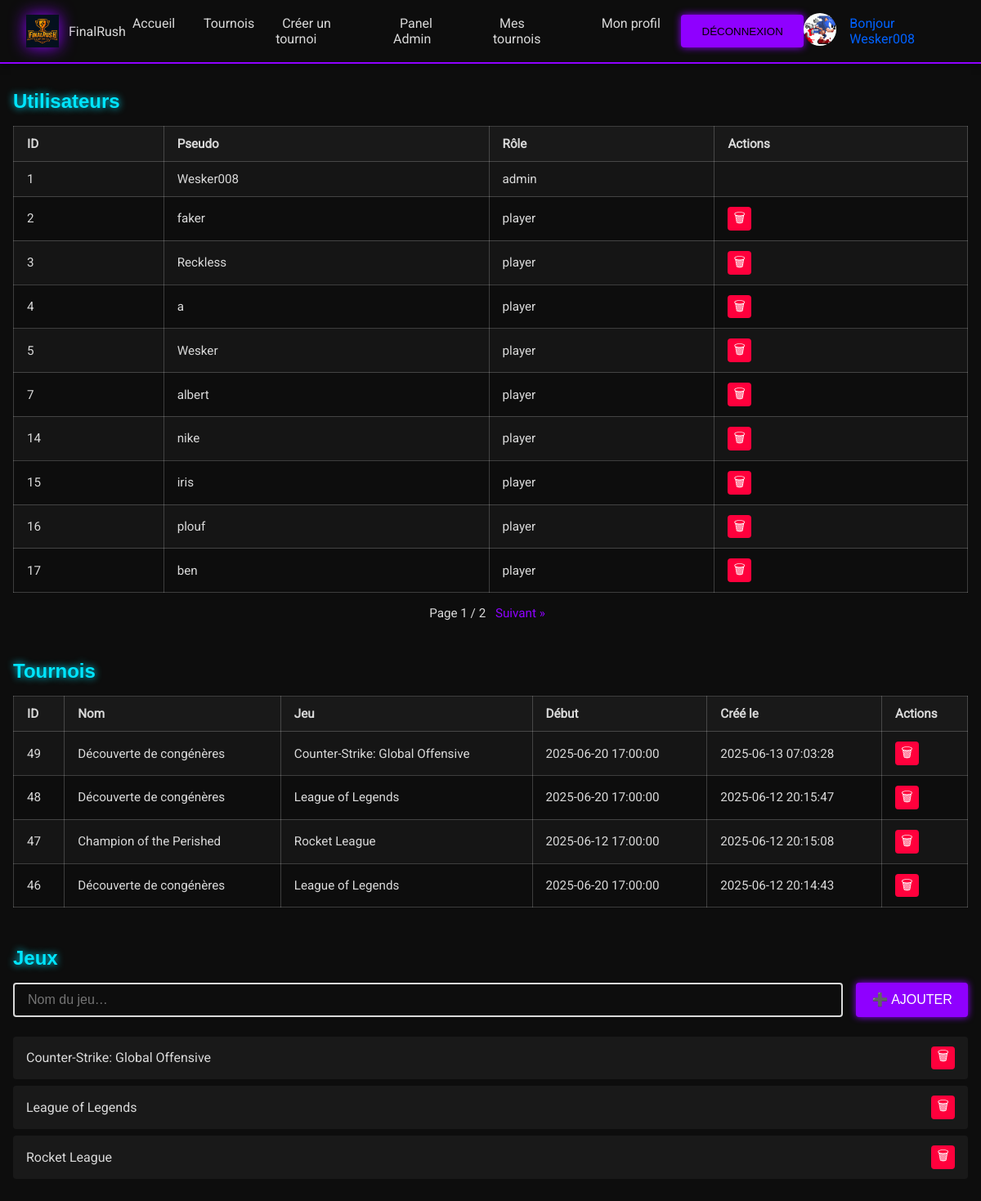
The app's page /Admin-Panel.php (signed in), older data.
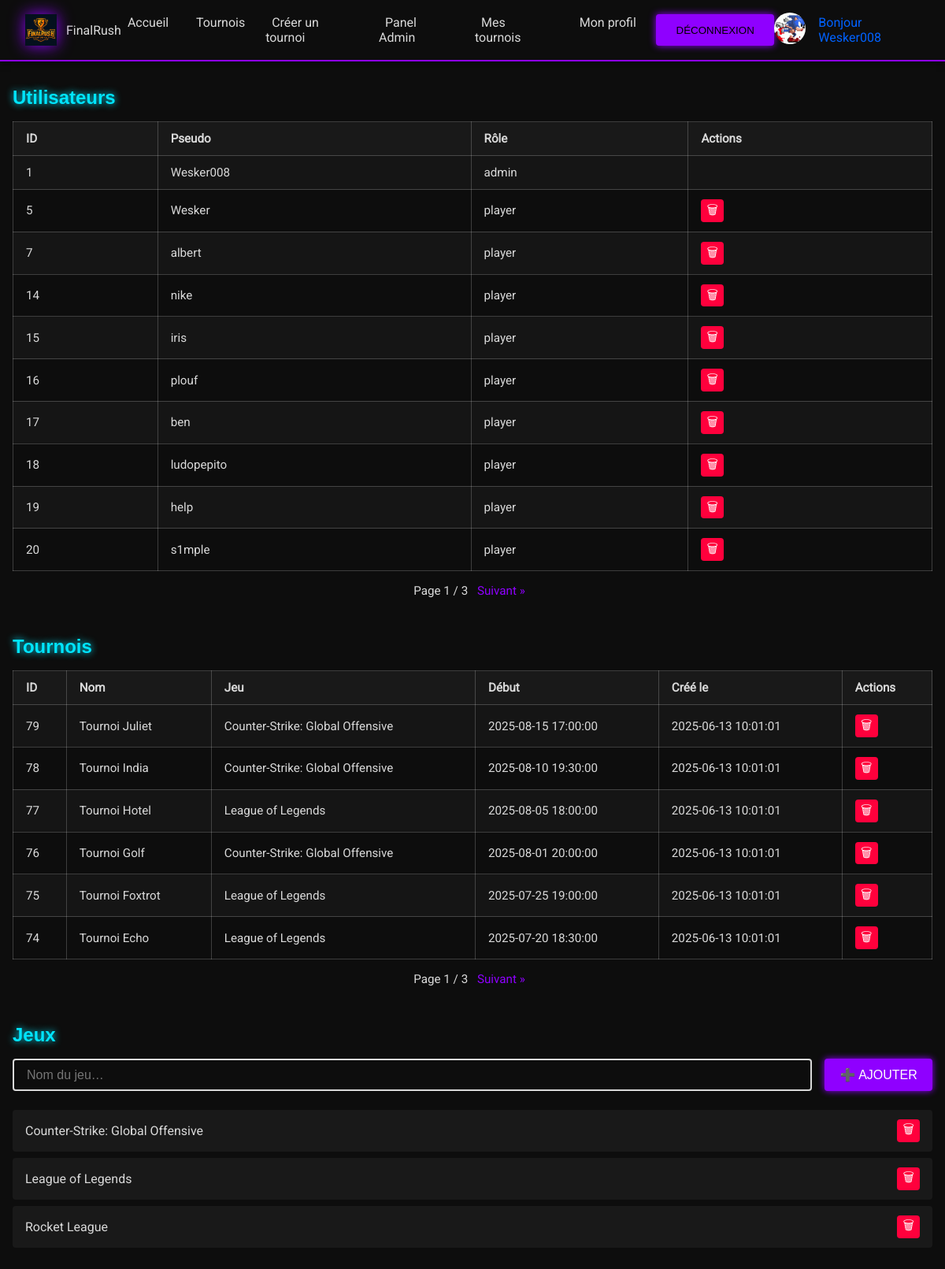
The same page, newer data.
### tables this page shows
CREATE TABLE `users` (
  `id` int NOT NULL,
  `username` varchar(255) NOT NULL,
  `password` varchar(255) NOT NULL,
  `role` varchar(255) NOT NULL,
  `color` varchar(255) NOT NULL DEFAULT ' #FFFFFF ',
  `avatar` varchar(255) NOT NULL DEFAULT 'default-avatar.jpg'
);

CREATE TABLE `tournaments` (
  `id` int NOT NULL,
  `name` varchar(255) NOT NULL,
  `description` varchar(255) NOT NULL,
  `start_date` datetime NOT NULL,
  `created_at` datetime NOT NULL,
  `is_closed` tinyint(1) NOT NULL DEFAULT '0',
  `max_players` int NOT NULL DEFAULT '8',
  `game_id` int
);

CREATE TABLE `games` (
  `id` int NOT NULL,
  `name` varchar(100) NOT NULL
);

### Admin-Panel.php (the view, shortened to what the changed rows need)
<?php
include("essentiel.php");
include("nav.php");
$usersPerPage = 10;
$page         = max(1, (int)($_GET['page']         ?? 1));
$offset       = ($page - 1) * $usersPerPage;
$totalUsers   = (int)$bdd->query("SELECT COUNT(*) FROM users")->fetchColumn();
$totalPages   = ceil($totalUsers / $usersPerPage);
$stmtU = $bdd->prepare(
    "SELECT id, username, role
       FROM users
      ORDER BY id ASC
      LIMIT :l OFFSET :o"
);
$stmtU->bindValue(':l', $usersPerPage, PDO::PARAM_INT);
$stmtU->bindValue(':o', $offset,       PDO::PARAM_INT);
$stmtU->execute();
$users = $stmtU->fetchAll(PDO::FETCH_ASSOC);
$tournoisPerPage  = 6;
$pageTournoi      = max(1, (int)($_GET['page_tournoi'] ?? 1));
$offsetTournoi    = ($pageTournoi - 1) * $tournoisPerPage;
$totalTournois    = (int)$bdd->query("SELECT COUNT(*) FROM tournaments")->fetchColumn();
$totalPagesTournoi= ceil($totalTournois / $tournoisPerPage);
$stmtT = $bdd->prepare("
  SELECT t.id, t.name, t.start_date, t.created_at, g.name AS game_name
    FROM tournaments t
LEFT JOIN games g ON g.id = t.game_id
   ORDER BY t.id DESC
   LIMIT :l OFFSET :o
");
$stmtT->bindValue(':l', $tournoisPerPage, PDO::PARAM_INT);
$stmtT->bindValue(':o', $offsetTournoi,   PDO::PARAM_INT);
$stmtT->execute();
$tournaments = $stmtT->fetchAll(PDO::FETCH_ASSOC);
$games = $bdd->query("SELECT id, name FROM games ORDER BY name ASC")
             ->fetchAll(PDO::FETCH_ASSOC);
?>
<!DOCTYPE html>
<html lang="fr">
<head>
  <link rel="stylesheet" href="assets/css/style.css">
</head>
<body>
  <div class="admin-panel">
    <section>
      <h2>Utilisateurs</h2>
      <table>
        <thead>
          <tr><th>ID</th><th>Pseudo</th><th>Rôle</th><th>Actions</th></tr>
        </thead>
        <tbody>
        <?php foreach ($users as $u): ?>
          <tr>
            <td><?= $u['id'] ?></td>
            <td><?= htmlspecialchars($u['username'], ENT_QUOTES) ?></td>
            <td><?= htmlspecialchars($u['role'],     ENT_QUOTES) ?></td>
            <td>
              <?php if ($u['id'] !== $_SESSION['user_id']): ?>
                <a href="?delete_user=<?= $u['id'] ?>&page=<?= $page ?>&page_tournoi=<?= $pageTournoi ?>"
                   class="delete"
                   onclick="return confirm('Supprimer cet utilisateur ?');"
                >🗑</a>
              <?php endif; ?>
            </td>
          </tr>
        <?php endforeach; ?>
        </tbody>
      </table>
      <?php if ($totalPages > 1): ?>
        <div class="pagination">
          Page <?= $page ?> / <?= $totalPages ?>
          <?php if ($page < $totalPages): ?>
            <a href="?page=<?= $page+1 ?>&page_tournoi=<?= $pageTournoi ?>">Suivant &raquo;</a>
          <?php endif; ?>
        </div>
      <?php endif; ?>
    </section>
    <section>
      <h2>Tournois</h2>
      <table>
        <thead>
          <tr>
            <th>ID</th><th>Nom</th><th>Jeu</th>
            <th>Début</th><th>Créé le</th><th>Actions</th>
          </tr>
        </thead>
        <tbody>
        <?php foreach ($tournaments as $t): ?>
          <tr>
            <td><?= $t['id'] ?></td>
            <td><?= htmlspecialchars($t['name'],      ENT_QUOTES) ?></td>
            <td><?= htmlspecialchars($t['game_name'], ENT_QUOTES) ?></td>
            <td><?= $t['start_date'] ?></td>
            <td><?= $t['created_at'] ?></td>
            <td>
              <a href="?delete_tournament=<?= $t['id'] ?>&page=<?= $page ?>&page_tournoi=<?= $pageTournoi ?>"
                 class="delete"
                 onclick="return confirm('Supprimer ce tournoi ?');"
              >🗑</a>
            </td>
          </tr>
        <?php endforeach; ?>
        </tbody>
      </table>
      <?php if ($totalPagesTournoi > 1): ?>
        <div class="pagination">
          Page <?= $pageTournoi ?> / <?= $totalPagesTournoi ?>
          <?php if ($pageTournoi < $totalPagesTournoi): ?>
            <a href="?page_tournoi=<?= $pageTournoi+1 ?>&page=<?= $page ?>">Suivant &raquo;</a>
          <?php endif; ?>
        </div>
      <?php endif; ?>
    </section>
    <section>
      <h2>Jeux</h2>
      <ul class="game-list">
        <?php foreach ($games as $g): ?>
          <li>
            <?= htmlspecialchars($g['name'], ENT_QUOTES) ?>
            <a href="?delete_game=<?= $g['id'] ?>&page=<?= $page ?>&page_tournoi=<?= $pageTournoi ?>"
               class="delete"
               onclick="return confirm('Supprimer ce jeu ?');"
            >🗑</a>
          </li>
        <?php endforeach; ?>
      </ul>
    </section>
  </div>
</body>
</html>

### nav.php (shortened to what the changed rows need)
<?php
if (isset($_SESSION['user_id'])) {
  include_once("essentiel.php");
  $requestSelect = $bdd->prepare('
    SELECT avatar, color
      FROM users
     WHERE id = ?
  ');
  $requestSelect->execute([$_SESSION['user_id']]);
  $request = $requestSelect->fetch(PDO::FETCH_ASSOC) ?: [];
}
?>
<!DOCTYPE html>
<html lang="fr">
<head>
  <link rel="stylesheet" href="assets/css/style.css">
</head>
<body>
  <header class="navbar">
    <div class="navbar-user">
      <?php if (!empty($_SESSION['user_id'])): ?>
        <div class="nav-avatars-container">
          <a href="profile.php">
            <img
              src="uploads/avatars/<?= htmlspecialchars($request['avatar']   ?? 'default.png', ENT_QUOTES) ?>"
              alt="Avatar"
              class="nav-avatar"
            >
          </a>
        </div>
        <?php
          $usernameColor = $request['color'] ?? '#d9d9d9';
        ?>
        <span class="username-nav" style="color:<?= htmlspecialchars($usernameColor, ENT_QUOTES) ?>;">
          Bonjour <?= htmlspecialchars($_SESSION['username'], ENT_QUOTES) ?>
        </span>
      <?php else: ?>
        <span>Bonjour Invité</span>
      <?php endif; ?>
    </div>
  </header>
</body>
</html>

Row changes from the older to the newer data that the page shows:
removed users: id "2", username "faker", role "player"
removed users: id "3", username "Reckless", role "player"
removed users: id "4", username "a", role "player"
no longer on this page (row unchanged): tournaments: id "49", name "Découverte de congénères", game.name "Counter-Strike: Global Offensive", start_date "2025-06-20 17:00:00", created_at "2025-06-13 07:03:28"
no longer on this page (row edited): tournaments: id "48", name "Découverte de congénères", game.name "League of Legends", start_date "2025-06-20 17:00:00", created_at "2025-06-12 20:15:47"
no longer on this page (row unchanged): tournaments: id "47", name "Champion of the Perished", game.name "Rocket League", start_date "2025-06-12 17:00:00", created_at "2025-06-12 20:15:08"
no longer on this page (row unchanged): tournaments: id "46", name "Découverte de congénères", game.name "League of Legends", start_date "2025-06-20 17:00:00", created_at "2025-06-12 20:14:43"
now on this page (row unchanged): users: id "18", username "ludopepito", role "player"
added users: id "19", username "help", role "player"
added users: id "20", username "s1mple", role "player"
added tournaments: id "79", name "Tournoi Juliet", game.name "Counter-Strike: Global Offensive", start_date "2025-08-15 17:00:00", created_at "2025-06-13 10:01:01"
added tournaments: id "78", name "Tournoi India", game.name "Counter-Strike: Global Offensive", start_date "2025-08-10 19:30:00", created_at "2025-06-13 10:01:01"
added tournaments: id "77", name "Tournoi Hotel", game.name "League of Legends", start_date "2025-08-05 18:00:00", created_at "2025-06-13 10:01:01"
added tournaments: id "76", name "Tournoi Golf", game.name "Counter-Strike: Global Offensive", start_date "2025-08-01 20:00:00", created_at "2025-06-13 10:01:01"
added tournaments: id "75", name "Tournoi Foxtrot", game.name "League of Legends", start_date "2025-07-25 19:00:00", created_at "2025-06-13 10:01:01"
added tournaments: id "74", name "Tournoi Echo", game.name "League of Legends", start_date "2025-07-20 18:30:00", created_at "2025-06-13 10:01:01"
Text that changed along with them:
$totalPages: "2" → "3"
$pageTournoi: (not shown) → "1"
$totalPagesTournoi: (not shown) → "3"
text now shown: "Page / Suivant »"
